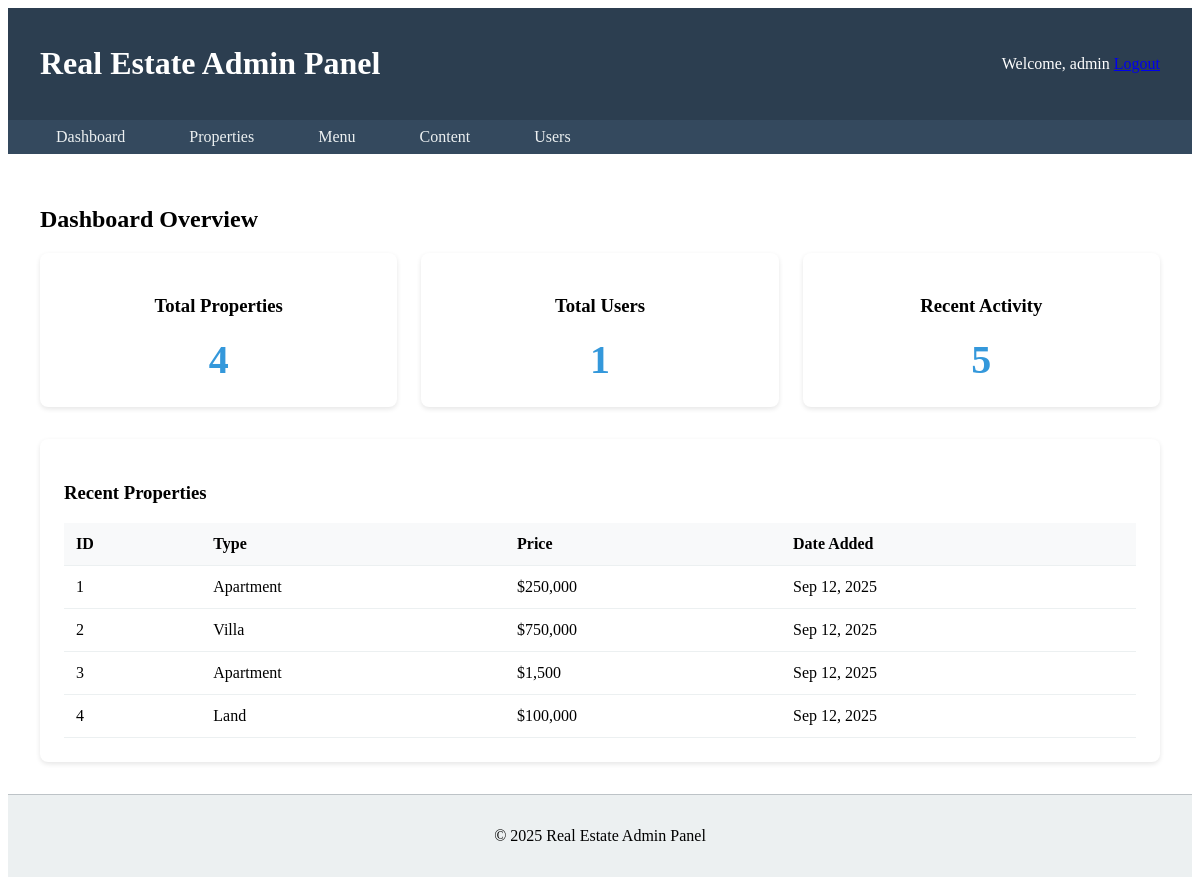
/admin/index.php (signed in), run on the app's committed database.
### tables this page shows
CREATE TABLE `properties` (
  `id` int(11) NOT NULL,
  `type` enum('apartment','villa','land') NOT NULL,
  `purpose` enum('sale','rent') NOT NULL,
  `price` decimal(15,2) NOT NULL,
  `area` decimal(10,2) NOT NULL,
  `location` varchar(255) NOT NULL,
  `region` varchar(100) DEFAULT NULL,
  `rooms` int(11) DEFAULT NULL,
  `bathrooms` int(11) DEFAULT NULL,
  `features` longtext DEFAULT NULL CHECK (json_valid(`features`)),
  `agent_id` int(11) DEFAULT NULL,
  `is_hot` tinyint(1) DEFAULT 0,
  `latitude` decimal(10,8) DEFAULT NULL,
  `longitude` decimal(11,8) DEFAULT NULL,
  `created_at` timestamp NOT NULL DEFAULT current_timestamp(),
  `updated_at` timestamp NOT NULL DEFAULT current_timestamp() ON UPDATE current_timestamp()
);

### admin/controllers/DashboardController.php (called while the page is built, shortened)
<?php
class DashboardController {
    public function index() {
        $db = new Database();
        $db->query('SELECT COUNT(*) as total FROM properties');
        $properties = $db->single()->total;
        $db->query('SELECT COUNT(*) as total FROM users');
        $users = $db->single()->total;
        $db->query('SELECT * FROM properties ORDER BY created_at DESC LIMIT 5');
        $recentProperties = $db->resultSet();
        require_once 'views/dashboard.php';
    }
}
?>

### lib/Database.php (called while the page is built, shortened)
<?php
class Database {
    private $host = DB_HOST;
    private $dbname = DB_NAME;
    private $user = DB_USER;
    private $pass = DB_PASS;
    private $charset = DB_CHARSET;
    private $dbh;
    private $stmt;
    public function __construct() {
        $dsn = "mysql:host=" . $this->host . ";dbname=" . $this->dbname . ";charset=" . $this->charset;
        $options = array(
            PDO::ATTR_PERSISTENT => true,
            PDO::ATTR_ERRMODE => PDO::ERRMODE_EXCEPTION,
            PDO::ATTR_DEFAULT_FETCH_MODE => PDO::FETCH_OBJ,
            PDO::MYSQL_ATTR_INIT_COMMAND => "SET NAMES " . $this->charset
        );
        try {
            $this->dbh = new PDO($dsn, $this->user, $this->pass, $options);
        } catch(PDOException $e) {
            $this->error = $e->getMessage();
            echo $this->error;
        }
    }
    public function query($sql) {
        $this->stmt = $this->dbh->prepare($sql);
    }
    public function execute() {
        return $this->stmt->execute();
    }
    public function resultSet() {
        $this->execute();
        return $this->stmt->fetchAll();
    }
    public function single() {
        $this->execute();
        return $this->stmt->fetch();
    }
}
?>

### admin/views/dashboard.php (the view)
<div class="dashboard-container">
    <h2>Dashboard Overview</h2>
    <div class="stats-grid">
        <div class="stat-card">
            <h3>Total Properties</h3>
            <p class="stat-number"><?php echo $properties; ?></p>
        </div>
        <div class="stat-card">
            <h3>Total Users</h3>
            <p class="stat-number"><?php echo $users; ?></p>
        </div>
        <div class="stat-card">
            <h3>Recent Activity</h3>
            <p class="stat-number">5</p>
        </div>
    </div>
    <div class="recent-properties">
        <h3>Recent Properties</h3>
        <table>
            <thead>
                <tr>
                    <th>ID</th>
                    <th>Type</th>
                    <th>Price</th>
                    <th>Date Added</th>
                </tr>
            </thead>
            <tbody>
                <?php foreach ($recentProperties as $property): ?>
                <tr>
                    <td><?php echo $property->id; ?></td>
                    <td><?php echo ucfirst($property->type); ?></td>
                    <td>$<?php echo number_format($property->price); ?></td>
                    <td><?php echo date('M j, Y', strtotime($property->created_at)); ?></td>
                </tr>
                <?php endforeach; ?>
            </tbody>
        </table>
    </div>
</div>

### admin/views/includes/header.php (shortened to what this page needs)
<!DOCTYPE html>
<html lang="en">
<head>
    <link rel="stylesheet" href="views/css/dashboard/desktop.css" media="screen and (min-width: 768px)">
    <link rel="stylesheet" href="views/css/dashboard/mobile.css" media="screen and (max-width: 767px)">
</head>
<body>
    <header class="admin-header">
        <div class="header-left">
            <h1>Real Estate Admin Panel</h1>
        </div>
        <div class="header-right">
            <span>Welcome, <?php echo $_SESSION['admin_username']; ?></span>
            <a href="logout.php">Logout</a>
        </div>
    </header>
    <nav class="admin-nav">
        <ul>
            <li><a href="index.php?section=dashboard">Dashboard</a></li>
            <li><a href="index.php?section=properties">Properties</a></li>
            <li><a href="index.php?section=menu">Menu</a></li>
            <li><a href="index.php?section=content">Content</a></li>
            <li><a href="index.php?section=users">Users</a></li>
        </ul>
    </nav>
    <main class="admin-main">

### admin/index.php (shortened to what this page needs)
<?php
require_once '../config/database.php';
spl_autoload_register(function($className) {
    $directories = [
        '../lib/',
        'controllers/',
        '../controllers/'
    ];
    foreach ($directories as $directory) {
        $file = $directory . $className . '.php';
        if (file_exists($file)) {
            return;
        }
    }
    die("Class $className not found in any of the searched directories.");
});
require_once 'views/includes/header.php';
$section = isset($_GET['section']) ? $_GET['section'] : 'dashboard';
$action = isset($_GET['action']) ? $_GET['action'] : 'index';
$section = preg_replace('/[^a-zA-Z0-9_]/', '', $section);
$action = preg_replace('/[^a-zA-Z0-9_]/', '', $action);
$controllerFile = 'controllers/' . ucfirst($section) . 'Controller.php';
if (file_exists($controllerFile)) {
    $controllerClass = ucfirst($section) . 'Controller';
    if (class_exists($controllerClass)) {
        $controller = new $controllerClass();
        if (method_exists($controller, $action)) {
            $controller->$action();
        } else {
            echo "<h2>Action not found</h2>";
            echo "<p>The requested action '$action' was not found.</p>";
        }
    } else {
        echo "<h2>Controller not found</h2>";
        echo "<p>The requested controller '$controllerClass' was not found.</p>";
    }
} else {
    echo "<h2>Page not found</h2>";
    echo "<p>The requested page was not found.</p>";
}
require_once 'views/includes/footer.php';

### admin/views/includes/footer.php (shortened to what this page needs)
    </main>
    <footer class="admin-footer">
        <p>&copy; <?php echo date('Y'); ?> Real Estate Admin Panel</p>
    </footer>
</body>
</html>

### admin/views/css/dashboard/desktop.css (style rules this page uses)
.admin-header { background-color: #2c3e50; color: white; padding: 1rem 2rem; display: flex; justify-content: space-between; align-items: center; }
.admin-nav { background-color: #34495e; padding: 0.5rem 2rem; }
.admin-nav ul { list-style: none; display: flex; gap: 2rem; margin: 0; padding: 0; }
.admin-nav a { color: #ecf0f1; text-decoration: none; padding: 0.5rem 1rem; border-radius: 4px; transition: background-color 0.3s; }
.admin-main { padding: 2rem; }
.admin-footer { background-color: #ecf0f1; padding: 1rem 2rem; text-align: center; border-top: 1px solid #bdc3c7; }
.dashboard-container { max-width: 1200px; margin: 0 auto; }
.stats-grid { display: grid; grid-template-columns: repeat(auto-fit, minmax(250px, 1fr)); gap: 1.5rem; margin-bottom: 2rem; }
.stat-card { background-color: white; border-radius: 8px; box-shadow: 0 2px 5px rgba(0,0,0,0.1); padding: 1.5rem; text-align: center; }
.stat-number { font-size: 2.5rem; font-weight: bold; color: #3498db; margin: 0.5rem 0 0 0; }
.recent-properties { background-color: white; border-radius: 8px; box-shadow: 0 2px 5px rgba(0,0,0,0.1); padding: 1.5rem; }
table { width: 100%; border-collapse: collapse; margin-top: 1rem; }
th, td { padding: 0.75rem; text-align: left; border-bottom: 1px solid #ecf0f1; }
th { background-color: #f8f9fa; font-weight: 600; }

### admin/views/css/dashboard/mobile.css (style rules this page uses)
.admin-header { flex-direction: column; padding: 1rem; }
.admin-nav ul { flex-direction: column; gap: 0.5rem; }
.admin-main { padding: 1rem; }
.stats-grid { grid-template-columns: 1fr; }
.dashboard-container { padding: 0.5rem; }

### admin/views/includes/header.php (style rules this page uses)
.admin-header { background-color: #2c3e50; color: white; padding: 1rem 2rem; display: flex; justify-content: space-between; align-items: center; }
.admin-nav { background-color: #34495e; padding: 0.5rem 2rem; }
.admin-nav ul { list-style: none; display: flex; gap: 2rem; margin: 0; padding: 0; }
.admin-nav a { color: #ecf0f1; text-decoration: none; padding: 0.5rem 1rem; border-radius: 4px; transition: background-color 0.3s; }
.admin-main { padding: 2rem; }
.admin-footer { background-color: #ecf0f1; padding: 1rem 2rem; text-align: center; border-top: 1px solid #bdc3c7; }

### data on the page
properties: id "1", type "Apartment", price "250,000", created_at "Sep 12, 2025"
properties: id "2", type "Villa", price "750,000", created_at "Sep 12, 2025"
properties: id "3", type "Apartment", price "1,500", created_at "Sep 12, 2025"
properties: id "4", type "Land", price "100,000", created_at "Sep 12, 2025"

### other printed values
$_SESSION['admin_username'] "admin"
$properties "4"
$users "1"
